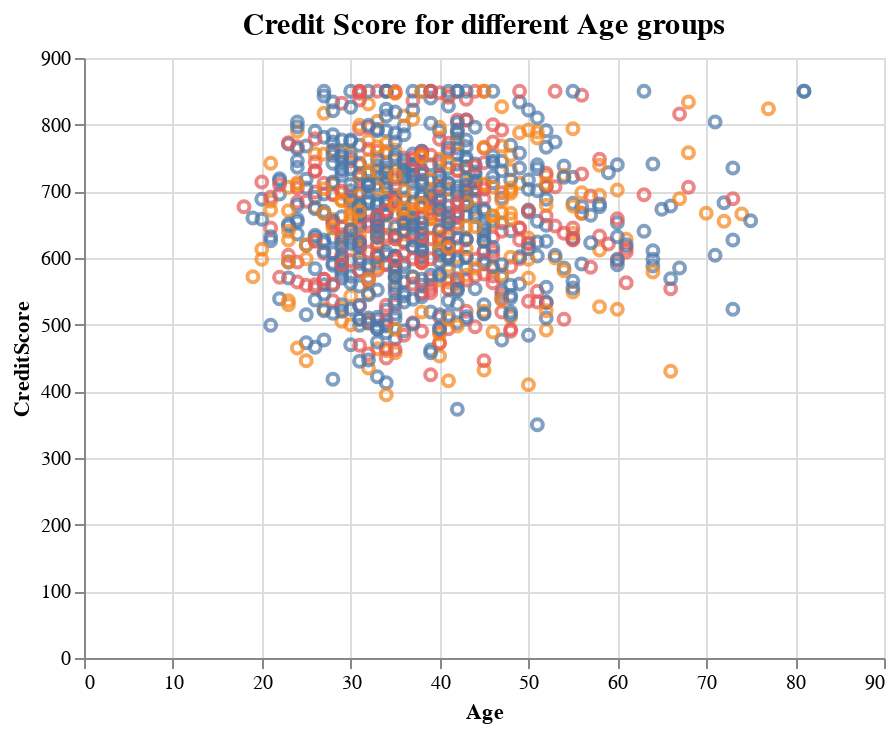

The notebook cell this image was saved under:
### Code cell
input_dropdown = alt.binding_select(options=['Germany','Spain','France'])  # Creates a drop down box 
                                                                           # for selecting a single item from a list
selection = alt.selection_single(fields=['Geography'], bind=input_dropdown, name='Country')
color = alt.condition(selection,
                    alt.Color('Geography:N', legend=None),
                    alt.value('lightgray'))

alt.Chart(again_smaller).mark_point().encode(
    x='Age:Q',
    y='CreditScore:Q',
    color=color,
    tooltip='Name:N'
).add_selection(
    selection
).transform_filter(
    selection
).properties(
    title = "Credit Score for different Age groups"  
).configure_title(   # chart title configuration 
    fontSize=15,
    font='Courier',
    anchor='middle',
    color='black'
)

### Figure 1 — Vega-Lite specification as saved in the notebook (floating-point values rounded to 4 significant figures; data arrays with more than 128 entries replaced by an {"elided": "..."} marker saying what was removed)
{"config": {"view": {"continuousWidth": 400, "continuousHeight": 300}, "title": {"anchor": "middle", "color": "black", "font": "Courier", "fontSize": 15}}, "data": {"name": "data-72bd5fac773ed09cea275b370dc9e7d8"}, "mark": "point", "encoding": {"color": {"condition": {"type": "nominal", "field": "Geography", "legend": null, "selection": "Country"}, "value": "lightgray"}, "tooltip": {"type": "nominal", "field": "Name"}, "x": {"type": "quantitative", "field": "Age"}, "y": {"type": "quantitative", "field": "CreditScore"}}, "selection": {"Country": {"type": "single", "fields": ["Geography"], "bind": {"input": "select", "options": ["Germany", "Spain", "France"]}}}, "title": "Credit Score for different Age groups", "transform": [{"filter": {"selection": "Country"}}], "$schema": "https://vega.github.io/schema/vega-lite/v4.0.2.json", "datasets": {"data-72bd5fac773ed09cea275b370dc9e7d8": {"elided": "1000 records"}}}
